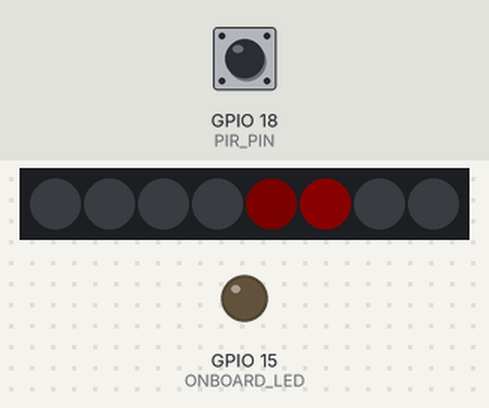
A sketch run on a simulated ESP32-S2. Parts: 8 RGB LEDs in strip order, left to right, output pins drawn as LEDs (lit = HIGH). Dashed ring = blinking. The test bench sets the inputs (shaded band); at power-on: GPIO 18 (PIR_PIN) LOW. Dim RGB values are drawn brighter than linear; WiFi joins after 1.5 s; servers stay silent unless stated; USB keyboard and mouse output is not drawn.

Above: at 2.7 s.
2.8 s: GPIO 18 (PIR_PIN) driven HIGH
At 3.7 s:
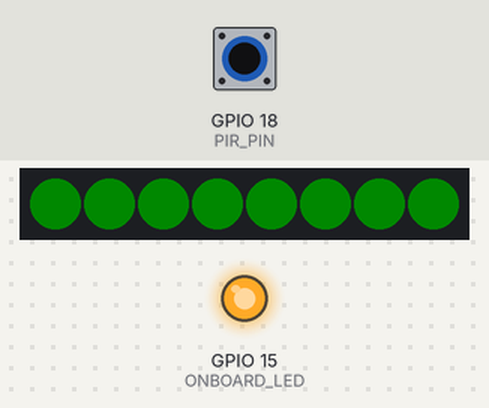
5.6 s: GPIO 18 (PIR_PIN) pulsed LOW 2 times (0.12 s each, 0.3 s apart)
At 5.96 s:
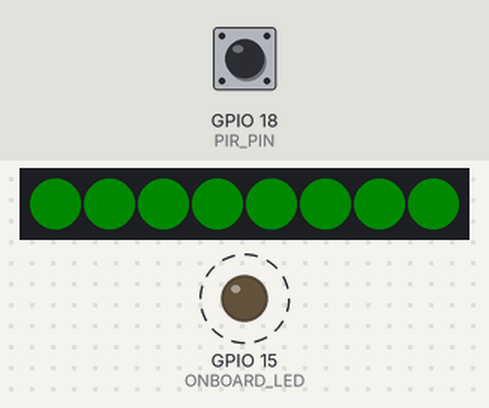
7.7 s: GPIO 18 (PIR_PIN) driven LOW
At 8.01 s:
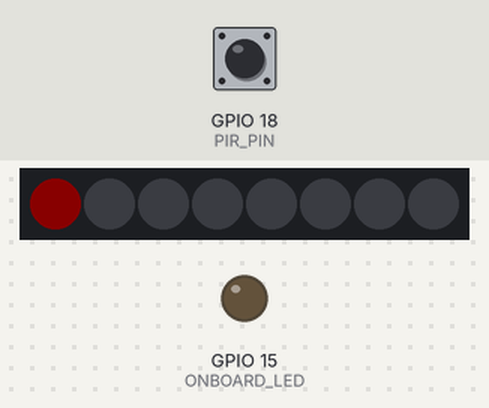
Timing chart, 0 to 16.6 s (numbered marks = the images above; inputs shaded):
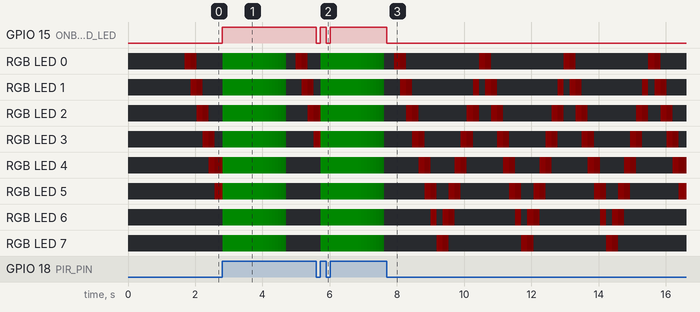

Measured:
- after the input at 2.8 s, GPIO 15 (ONBOARD_LED): LOW → HIGH at once; the LEDs: change at once (image 1)
- after the input at 5.6 s, GPIO 15 (ONBOARD_LED): alternates HIGH for 0.18 s and LOW for 0.12 s, 4 changes in all, then stays HIGH, starting at once; the LEDs: change after 0.13 s (image 2)
- after the input at 7.7 s, GPIO 15 (ONBOARD_LED): HIGH → LOW at once

The sketch:

PIR_USBkeyboard_Sylon_USBkeep_OTA.ino
```cpp
// Wemos lolin s2 mini usb keyboard med HC-SR501, SK6812, Onboard LED og Keep-Alive for å hindre dvale over natten
#include "USB.h"
#include "USBHIDKeyboard.h"
#include <Adafruit_NeoPixel.h>
#include <Ticker.h>
#include <WiFi.h>
#include <ArduinoOTA.h>

// DEFINE PINNER
const int PIR_PIN = 18;
const int LED_STRIP_PIN = 16;
const int ONBOARD_LED = 15;
const char* ssid = "SSID";
const char* password = "password";

#define NUM_LEDS 8
Adafruit_NeoPixel strip(NUM_LEDS, LED_STRIP_PIN, NEO_GRBW + NEO_KHZ800);

USBHIDKeyboard Keyboard;
Ticker ledTimer;

enum State { CYLON, MOTION_TRIGGERED, GREEN_HOLD, FADE_OUT };
volatile State currentState = CYLON;

unsigned long lastTriggerTime = 0;
const unsigned long COOLDOWN_TIME = 10000;
bool isTriggered = false;

// Tidsstyring for å holde USB-porten våken på PC-en
unsigned long lastKeepAliveTime = 0;
const unsigned long KEEP_ALIVE_INTERVAL = 300000; // 5 minutter i millisekunder

int cylonPos = 0;
int cylonDir = 1;
unsigned long stateStartTime = 0;
int fadeBrightness = 255;

volatile bool readyToUpdateLEDs = false;

void onTimer() {
  readyToUpdateLEDs = true;
}

void updateLEDs() {
  unsigned long currentTime = millis();

  switch (currentState) {
    case CYLON:
      static int speedDivider = 0;
      speedDivider++;
      if (speedDivider >= 6) {
        speedDivider = 0;
        strip.clear();
        strip.setPixelColor(cylonPos, strip.Color(255, 0, 0, 0));
        if (cylonPos - cylonDir >= 0 && cylonPos - cylonDir < NUM_LEDS) {
          strip.setPixelColor(cylonPos - cylonDir, strip.Color(80, 0, 0, 0));
        }
        strip.show();

        cylonPos += cylonDir;
        if (cylonPos == NUM_LEDS - 1 || cylonPos == 0) {
          cylonDir = -cylonDir;
        }
      }
      break;

    case MOTION_TRIGGERED:
      for (int i = 0; i < NUM_LEDS; i++) {
        strip.setPixelColor(i, strip.Color(0, 255, 0, 0));
      }
      strip.show();
      stateStartTime = currentTime;
      currentState = GREEN_HOLD;
      break;

    case GREEN_HOLD:
      if (currentTime - stateStartTime >= 1000) {
        stateStartTime = currentTime;
        fadeBrightness = 255;
        currentState = FADE_OUT;
      }
      break;

    case FADE_OUT:
      if (fadeBrightness > 0) {
        fadeBrightness -= 8;
        if (fadeBrightness < 0) fadeBrightness = 0;

        for (int i = 0; i < NUM_LEDS; i++) {
          strip.setPixelColor(i, strip.Color(0, fadeBrightness, 0, 0));
        }
        strip.show();
      } else {
        currentState = CYLON;
        strip.clear();
        strip.show();
        cylonPos = 0;
        cylonDir = 1;
      }
      break;
  }
}

void setup() {

  WiFi.begin(ssid, password);
  while (WiFi.status() != WL_CONNECTED) {
    delay(500);
  }
  ArduinoOTA.begin();

  // Bruk INPUT_PULLDOWN for å sikre at pinnen har en bunnsolid referanse til jord (0V) når sensoren er stille
  pinMode(PIR_PIN, INPUT_PULLDOWN);

  pinMode(ONBOARD_LED, OUTPUT);
  digitalWrite(ONBOARD_LED, LOW);

  strip.begin();
  strip.setBrightness(10);
  strip.show();

  Keyboard.begin();
  USB.begin();

  ledTimer.attach(0.03, onTimer);
}

void loop() {
  ArduinoOTA.handle();
  unsigned long currentTime = millis();
  int pirState = digitalRead(PIR_PIN);

  // 1. HÅNDTER PIR-SENSOR, USB & ONBOARD LED
  if (pirState == HIGH) {
    digitalWrite(ONBOARD_LED, HIGH);

    if (!isTriggered && currentState == CYLON) {
      if (currentTime - lastTriggerTime >= COOLDOWN_TIME) {
        Keyboard.press(KEY_F13);
        delay(50);
        Keyboard.release(KEY_F13);
        lastTriggerTime = currentTime;
        lastKeepAliveTime = currentTime; // Nullstill keep-alive siden vi akkurat sendte data
      }
      isTriggered = true;
      currentState = MOTION_TRIGGERED;
    }
  } else {
    digitalWrite(ONBOARD_LED, LOW);
    isTriggered = false;
  }

  // 2. KEEP-ALIVE MEKANISME: Sørger for at PC-en ikke deaktiverer USB-enheten
  if (currentTime - lastKeepAliveTime >= KEEP_ALIVE_INTERVAL) {
    lastKeepAliveTime = currentTime;
    Keyboard.releaseAll(); // Sender en tom "slipp alle taster"-kommando. Dette trigger ingen tast, men holder USB-porten aktiv!
  }

  // 3. KJØR LED-ANIMALISERING
  if (readyToUpdateLEDs) {
    readyToUpdateLEDs = false;
    updateLEDs();
  }
}
```
